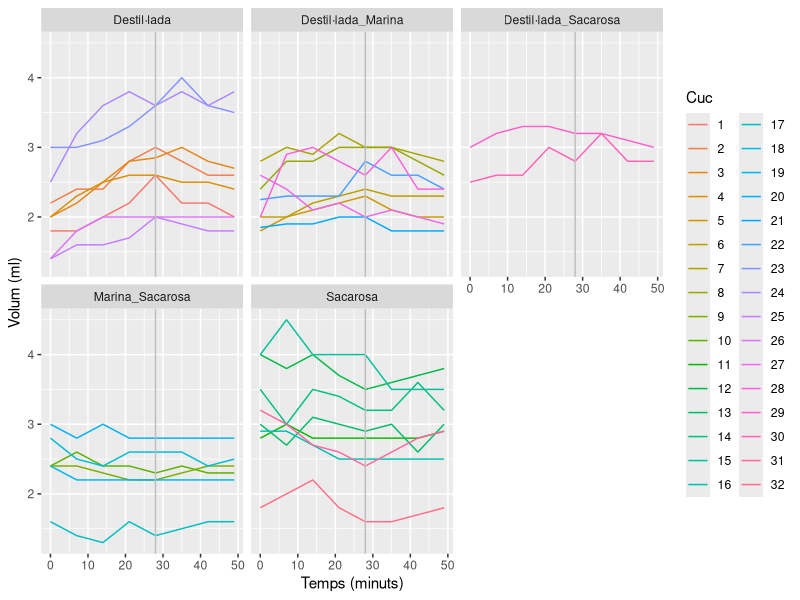
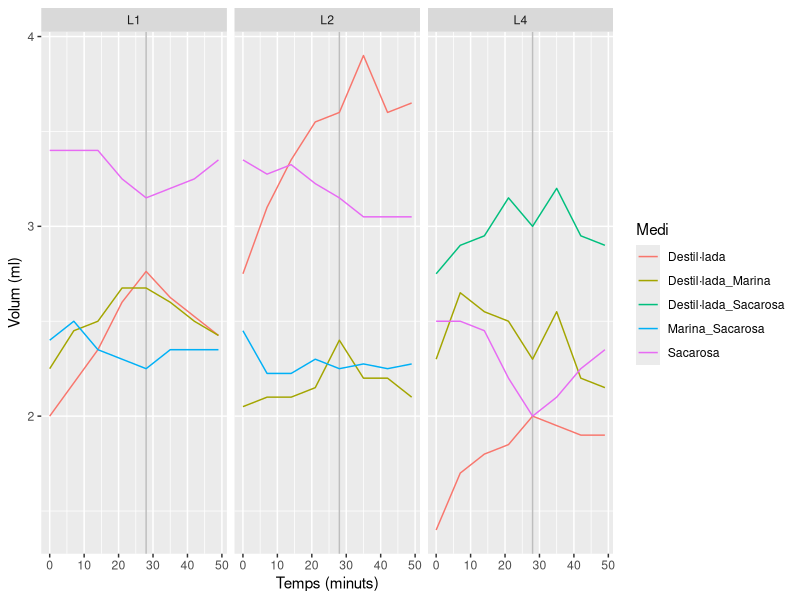
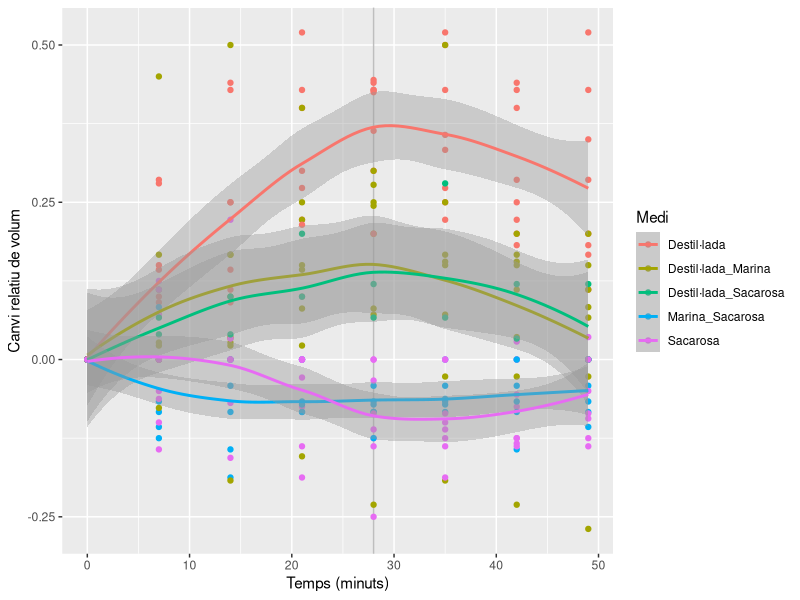

The R script that drew these images, in order:
## ---- chunk 1
knitr::opts_chunk$set(echo = TRUE)
## ---- chunk 2
library(tidyr)
library(plyr)
library(ggplot2)
cucs <- read.table('Cucs.csv', header = TRUE, dec = ",",
                   colClasses = c('factor','factor','factor','numeric','numeric','numeric',
                                  'numeric','numeric','numeric','numeric','numeric'))
cucs$Cuc <- factor(cucs$Cuc, levels = as.character(1:dim(cucs)[1]))
cucs$Subgrup <- factor(cucs$Subgrup, levels = c('L1','L2','L3','L4'))
cucs_l <- pivot_longer(cucs,
                       4:11,
                       names_to = 'Temps',
                       values_to = 'Volum',
                       names_prefix = "T_")
cucs_l$Temps <- as.numeric(cucs_l$Temps)
ggplot(data = cucs_l, mapping = aes(x = Temps, y = Volum, color = Cuc)) +
  geom_line() + facet_wrap(~Medi) + geom_vline(xintercept = 28, color = 'gray') +
  xlab('Temps (minuts)') + ylab('Volum (ml)')
## ---- chunk 3
cucs_m <- ddply(cucs_l, c('Subgrup','Medi', 'Temps'),
                function(x) mean(x$Volum))
names(cucs_m)[4] <- 'Volum'
ggplot(data = cucs_m, mapping = aes(x = Temps, y = Volum, color = Medi)) +
  geom_vline(xintercept = 28, color = 'gray') +
  geom_line() +
  facet_wrap(~Subgrup) + xlab('Temps (minuts)') + ylab('Volum (ml)')
## ---- chunk 4
cucs_p <- ddply(cucs_l,
                c('Subgrup','Medi','Cuc'),
                function(x) {
                  Inici = x[x$Temps == 0,'Volum']
                  data.frame(Temps = x$Temps,
                             Volum = (x$Volum - Inici) / Inici
                  )})
ggplot(data = cucs_p, mapping = aes(x = Temps, y = Volum, color = Medi)) +
  geom_vline(xintercept = 28, color = 'gray') + geom_point() + geom_smooth()  +
  xlab('Temps (minuts)') + ylab('Canvi relatiu de volum')
